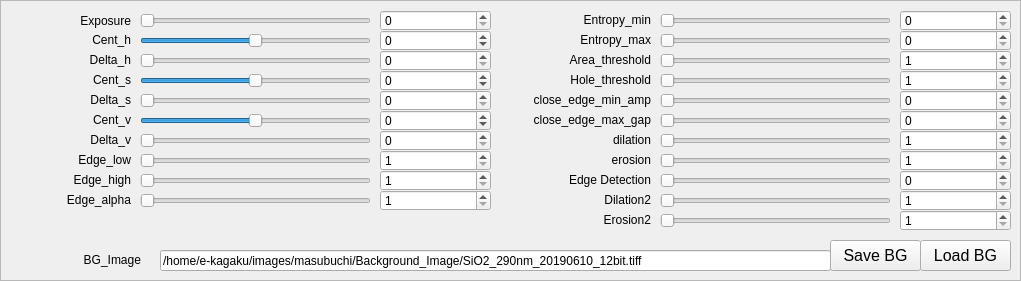
       <widget class="QFrame" name="frame">
        <property name="geometry">
         <rect>
          <x>10</x>
          <y>110</y>
          <width>1021</width>
          <height>281</height>
         </rect>
        </property>
        <property name="frameShape">
         <enum>QFrame::StyledPanel</enum>
        </property>
        <property name="frameShadow">
         <enum>QFrame::Raised</enum>
        </property>
        <widget class="QLabel" name="label_20">
         <property name="geometry">
          <rect>
           <x>10</x>
           <y>30</y>
           <width>121</width>
           <height>20</height>
          </rect>
         </property>
         <property name="text">
          <string>Cent_h</string>
         </property>
         <property name="alignment">
          <set>Qt::AlignRight|Qt::AlignTrailing|Qt::AlignVCenter</set>
         </property>
        </widget>
        <widget class="QSlider" name="horizontalSlider_CentS_RB">
         <property name="geometry">
          <rect>
           <x>140</x>
           <y>70</y>
           <width>231</width>
           <height>21</height>
          </rect>
         </property>
         <property name="minimum">
          <number>-4000</number>
         </property>
         <property name="maximum">
          <number>4000</number>
         </property>
         <property name="orientation">
          <enum>Qt::Horizontal</enum>
         </property>
        </widget>
        <widget class="QSpinBox" name="spinBox_AreaThresh_RB">
         <property name="geometry">
          <rect>
           <x>900</x>
           <y>50</y>
           <width>111</width>
           <height>21</height>
          </rect>
         </property>
         <property name="minimum">
          <number>1</number>
         </property>
         <property name="maximum">
          <number>50000</number>
         </property>
        </widget>
        <widget class="QSlider" name="horizontalSlider_EntropyMax_RB">
         <property name="geometry">
          <rect>
           <x>660</x>
           <y>30</y>
           <width>231</width>
           <height>21</height>
          </rect>
         </property>
         <property name="orientation">
          <enum>Qt::Horizontal</enum>
         </property>
        </widget>
        <widget class="QSlider" name="horizontalSlider_AreaThresh_RB">
         <property name="geometry">
          <rect>
           <x>660</x>
           <y>50</y>
           <width>231</width>
           <height>21</height>
          </rect>
         </property>
         <property name="minimum">
          <number>1</number>
         </property>
         <property name="maximum">
          <number>50000</number>
         </property>
         <property name="orientation">
          <enum>Qt::Horizontal</enum>
         </property>
        </widget>
        <widget class="QSlider" name="horizontalSlider_HoleThresh_RB">
         <property name="geometry">
          <rect>
           <x>660</x>
           <y>70</y>
           <width>231</width>
           <height>21</height>
          </rect>
         </property>
         <property name="minimum">
          <number>1</number>
         </property>
         <property name="maximum">
          <number>50000</number>
         </property>
         <property name="orientation">
          <enum>Qt::Horizontal</enum>
         </property>
        </widget>
        <widget class="QSpinBox" name="spinBox_EdgeLow_RB">
         <property name="geometry">
          <rect>
           <x>380</x>
           <y>150</y>
           <width>111</width>
           <height>21</height>
          </rect>
         </property>
         <property name="minimum">
          <number>1</number>
         </property>
        </widget>
        <widget class="QSpinBox" name="spinBox_EntropyMin_RB">
         <property name="geometry">
          <rect>
           <x>900</x>
           <y>10</y>
           <width>111</width>
           <height>21</height>
          </rect>
         </property>
         <property name="maximum">
          <number>1000</number>
         </property>
        </widget>
        <widget class="QSlider" name="horizontalSlider_DeltaV_RB">
         <property name="geometry">
          <rect>
           <x>140</x>
           <y>130</y>
           <width>231</width>
           <height>21</height>
          </rect>
         </property>
         <property name="minimum">
          <number>0</number>
         </property>
         <property name="maximum">
          <number>4000</number>
         </property>
         <property name="orientation">
          <enum>Qt::Horizontal</enum>
         </property>
        </widget>
        <widget class="QLabel" name="label_26">
         <property name="geometry">
          <rect>
           <x>10</x>
           <y>150</y>
           <width>121</width>
           <height>20</height>
          </rect>
         </property>
         <property name="text">
          <string>Edge_low</string>
         </property>
         <property name="alignment">
          <set>Qt::AlignRight|Qt::AlignTrailing|Qt::AlignVCenter</set>
         </property>
        </widget>
        <widget class="QSlider" name="horizontalSlider_EntropyMin_RB">
         <property name="geometry">
          <rect>
           <x>660</x>
           <y>10</y>
           <width>231</width>
           <height>21</height>
          </rect>
         </property>
         <property name="orientation">
          <enum>Qt::Horizontal</enum>
         </property>
        </widget>
        <widget class="QLabel" name="label_27">
         <property name="geometry">
          <rect>
           <x>10</x>
           <y>170</y>
           <width>121</width>
           <height>20</height>
          </rect>
         </property>
         <property name="text">
          <string>Edge_high</string>
         </property>
         <property name="alignment">
          <set>Qt::AlignRight|Qt::AlignTrailing|Qt::AlignVCenter</set>
         </property>
        </widget>
        <widget class="QLabel" name="label_29">
         <property name="geometry">
          <rect>
           <x>530</x>
           <y>30</y>
           <width>121</width>
           <height>20</height>
          </rect>
         </property>
         <property name="text">
          <string>Entropy_max</string>
         </property>
         <property name="alignment">
          <set>Qt::AlignRight|Qt::AlignTrailing|Qt::AlignVCenter</set>
         </property>
        </widget>
        <widget class="QSlider" name="horizontalSlider_CentV_RB">
         <property name="geometry">
          <rect>
           <x>140</x>
           <y>110</y>
           <width>231</width>
           <height>21</height>
          </rect>
         </property>
         <property name="minimum">
          <number>-4000</number>
         </property>
         <property name="maximum">
          <number>4000</number>
         </property>
         <property name="orientation">
          <enum>Qt::Horizontal</enum>
         </property>
        </widget>
        <widget class="QSpinBox" name="spinBox_CentS_RB">
         <property name="geometry">
          <rect>
           <x>380</x>
           <y>70</y>
           <width>111</width>
           <height>21</height>
          </rect>
         </property>
         <property name="minimum">
          <number>-4000</number>
         </property>
         <property name="maximum">
          <number>4000</number>
         </property>
        </widget>
        <widget class="QSpinBox" name="spinBox_EdgeHigh_RB">
         <property name="geometry">
          <rect>
           <x>380</x>
           <y>170</y>
           <width>111</width>
           <height>21</height>
          </rect>
         </property>
         <property name="minimum">
          <number>1</number>
         </property>
        </widget>
        <widget class="QSlider" name="horizontalSlider_Exposure_RB">
         <property name="geometry">
          <rect>
           <x>140</x>
           <y>10</y>
           <width>231</width>
           <height>21</height>
          </rect>
         </property>
         <property name="maximum">
          <number>10000</number>
         </property>
         <property name="orientation">
          <enum>Qt::Horizontal</enum>
         </property>
        </widget>
        <widget class="QLabel" name="label_28">
         <property name="geometry">
          <rect>
           <x>530</x>
           <y>10</y>
           <width>121</width>
           <height>20</height>
          </rect>
         </property>
         <property name="text">
          <string>Entropy_min</string>
         </property>
         <property name="alignment">
          <set>Qt::AlignRight|Qt::AlignTrailing|Qt::AlignVCenter</set>
         </property>
        </widget>
        <widget class="QLabel" name="label_30">
         <property name="geometry">
          <rect>
           <x>530</x>
           <y>50</y>
           <width>121</width>
           <height>20</height>
          </rect>
         </property>
         <property name="text">
          <string>Area_threshold</string>
         </property>
         <property name="alignment">
          <set>Qt::AlignRight|Qt::AlignTrailing|Qt::AlignVCenter</set>
         </property>
        </widget>
        <widget class="QSpinBox" name="spinBox_CentH_RB">
         <property name="geometry">
          <rect>
           <x>380</x>
           <y>30</y>
           <width>111</width>
           <height>21</height>
          </rect>
         </property>
         <property name="minimum">
          <number>-4000</number>
         </property>
         <property name="maximum">
          <number>4000</number>
         </property>
        </widget>
        <widget class="QSlider" name="horizontalSlider_EdgeLow_RB">
         <property name="geometry">
          <rect>
           <x>140</x>
           <y>150</y>
           <width>231</width>
           <height>21</height>
          </rect>
         </property>
         <property name="minimum">
          <number>1</number>
         </property>
         <property name="orientation">
          <enum>Qt::Horizontal</enum>
         </property>
        </widget>
        <widget class="QSlider" name="horizontalSlider_EdgeHigh_RB">
         <property name="geometry">
          <rect>
           <x>140</x>
           <y>170</y>
           <width>231</width>
           <height>21</height>
          </rect>
         </property>
         <property name="minimum">
          <number>1</number>
         </property>
         <property name="orientation">
          <enum>Qt::Horizontal</enum>
         </property>
        </widget>
        <widget class="QSpinBox" name="spinBox_DeltaH_RB">
         <property name="geometry">
          <rect>
           <x>380</x>
           <y>50</y>
           <width>111</width>
           <height>21</height>
          </rect>
         </property>
         <property name="minimum">
          <number>0</number>
         </property>
         <property name="maximum">
          <number>4000</number>
         </property>
        </widget>
        <widget class="QLabel" name="label_19">
         <property name="geometry">
          <rect>
           <x>10</x>
           <y>11</y>
           <width>121</width>
           <height>20</height>
          </rect>
         </property>
         <property name="text">
          <string>Exposure</string>
         </property>
         <property name="alignment">
          <set>Qt::AlignRight|Qt::AlignTrailing|Qt::AlignVCenter</set>
         </property>
        </widget>
        <widget class="QSlider" name="horizontalSlider_DeltaH_RB">
         <property name="geometry">
          <rect>
           <x>140</x>
           <y>50</y>
           <width>231</width>
           <height>21</height>
          </rect>
         </property>
         <property name="minimum">
          <number>0</number>
         </property>
         <property name="maximum">
          <number>4000</number>
         </property>
         <property name="orientation">
          <enum>Qt::Horizontal</enum>
         </property>
        </widget>
        <widget class="QLabel" name="label_24">
         <property name="geometry">
          <rect>
           <x>10</x>
           <y>110</y>
           <width>121</width>
           <height>20</height>
          </rect>
         </property>
         <property name="text">
          <string>Cent_v</string>
         </property>
         <property name="alignment">
          <set>Qt::AlignRight|Qt::AlignTrailing|Qt::AlignVCenter</set>
         </property>
        </widget>
        <widget class="QLabel" name="label_22">
         <property name="geometry">
          <rect>
           <x>10</x>
           <y>70</y>
           <width>121</width>
           <height>20</height>
          </rect>
         </property>
         <property name="text">
          <string>Cent_s</string>
         </property>
         <property name="alignment">
          <set>Qt::AlignRight|Qt::AlignTrailing|Qt::AlignVCenter</set>
         </property>
        </widget>
        <widget class="QSlider" name="horizontalSlider_DeltaS_RB">
         <property name="geometry">
          <rect>
           <x>140</x>
           <y>90</y>
           <width>231</width>
           <height>21</height>
          </rect>
         </property>
         <property name="minimum">
          <number>0</number>
         </property>
         <property name="maximum">
          <number>4000</number>
         </property>
         <property name="orientation">
          <enum>Qt::Horizontal</enum>
         </property>
        </widget>
        <widget class="QSpinBox" name="spinBox_Exposure_RB">
         <property name="geometry">
          <rect>
           <x>380</x>
           <y>10</y>
           <width>111</width>
           <height>21</height>
          </rect>
         </property>
         <property name="maximum">
          <number>10000</number>
         </property>
        </widget>
        <widget class="QLabel" name="label_23">
         <property name="geometry">
          <rect>
           <x>10</x>
           <y>90</y>
           <width>121</width>
           <height>20</height>
          </rect>
         </property>
         <property name="text">
          <string>Delta_s</string>
         </property>
         <property name="alignment">
          <set>Qt::AlignRight|Qt::AlignTrailing|Qt::AlignVCenter</set>
         </property>
        </widget>
        <widget class="QSlider" name="horizontalSlider_CentH_RB">
         <property name="geometry">
          <rect>
           <x>140</x>
           <y>30</y>
           <width>231</width>
           <height>21</height>
          </rect>
         </property>
         <property name="minimum">
          <number>-4000</number>
         </property>
         <property name="maximum">
          <number>4000</number>
         </property>
         <property name="orientation">
          <enum>Qt::Horizontal</enum>
         </property>
        </widget>
        <widget class="QLabel" name="label_31">
         <property name="geometry">
          <rect>
           <x>530</x>
           <y>70</y>
           <width>121</width>
           <height>20</height>
          </rect>
         </property>
         <property name="text">
          <string>Hole_threshold</string>
         </property>
         <property name="alignment">
          <set>Qt::AlignRight|Qt::AlignTrailing|Qt::AlignVCenter</set>
         </property>
        </widget>
        <widget class="QLabel" name="label_21">
         <property name="geometry">
          <rect>
           <x>10</x>
           <y>50</y>
           <width>121</width>
           <height>20</height>
          </rect>
         </property>
         <property name="text">
          <string>Delta_h</string>
         </property>
         <property name="alignment">
          <set>Qt::AlignRight|Qt::AlignTrailing|Qt::AlignVCenter</set>
         </property>
        </widget>
        <widget class="QLabel" name="label_25">
         <property name="geometry">
          <rect>
           <x>10</x>
           <y>130</y>
           <width>121</width>
           <height>20</height>
          </rect>
         </property>
         <property name="text">
          <string>Delta_v</string>
         </property>
         <property name="alignment">
          <set>Qt::AlignRight|Qt::AlignTrailing|Qt::AlignVCenter</set>
         </property>
        </widget>
        <widget class="QSpinBox" name="spinBox_CentV_RB">
         <property name="geometry">
          <rect>
           <x>380</x>
           <y>110</y>
           <width>111</width>
           <height>21</height>
          </rect>
         </property>
         <property name="minimum">
          <number>-4000</number>
         </property>
         <property name="maximum">
          <number>4000</number>
         </property>
        </widget>
        <widget class="QSpinBox" name="spinBox_EntropyMax_RB">
         <property name="geometry">
          <rect>
           <x>900</x>
           <y>30</y>
           <width>111</width>
           <height>21</height>
          </rect>
         </property>
        </widget>
        <widget class="QSpinBox" name="spinBox_DeltaV_RB">
         <property name="geometry">
          <rect>
           <x>380</x>
           <y>130</y>
           <width>111</width>
           <height>21</height>
          </rect>
         </property>
         <property name="maximum">
          <number>4000</number>
         </property>
        </widget>
        <widget class="QSpinBox" name="spinBox_DeltaS_RB">
         <property name="geometry">
          <rect>
           <x>380</x>
           <y>90</y>
           <width>111</width>
           <height>21</height>
          </rect>
         </property>
         <property name="minimum">
          <number>0</number>
         </property>
         <property name="maximum">
          <number>4000</number>
         </property>
        </widget>
        <widget class="QSpinBox" name="spinBox_HoleThresh_RB">
         <property name="geometry">
          <rect>
           <x>900</x>
           <y>70</y>
           <width>111</width>
           <height>21</height>
          </rect>
         </property>
         <property name="minimum">
          <number>1</number>
         </property>
         <property name="maximum">
          <number>50000</number>
         </property>
        </widget>
        <widget class="QLabel" name="label_32">
         <property name="geometry">
          <rect>
           <x>20</x>
           <y>250</y>
           <width>121</width>
           <height>20</height>
          </rect>
         </property>
         <property name="text">
          <string>BG_Image</string>
         </property>
         <property name="alignment">
          <set>Qt::AlignRight|Qt::AlignTrailing|Qt::AlignVCenter</set>
         </property>
        </widget>
        <widget class="QLineEdit" name="lineEdit_BGImage">
         <property name="geometry">
          <rect>
           <x>160</x>
           <y>250</y>
           <width>671</width>
           <height>21</height>
          </rect>
         </property>
         <property name="text">
          <string>/home/e-kagaku/images/masubuchi/Background_Image/SiO2_290nm_20190610_12bit.tiff</string>
         </property>
         <property name="readOnly">
          <bool>true</bool>
         </property>
        </widget>
        <widget class="QToolButton" name="Button_SaveBG_RB">
         <property name="geometry">
          <rect>
           <x>830</x>
           <y>240</y>
           <width>91</width>
           <height>31</height>
          </rect>
         </property>
         <property name="font">
          <font>
           <pointsize>12</pointsize>
           <weight>50</weight>
           <bold>false</bold>
          </font>
         </property>
         <property name="text">
          <string>Save BG</string>
         </property>
         <property name="toolButtonStyle">
          <enum>Qt::ToolButtonTextBesideIcon</enum>
         </property>
        </widget>
        <widget class="QSpinBox" name="spinBox_EdgeAlpha_RB">
         <property name="geometry">
          <rect>
           <x>380</x>
           <y>190</y>
           <width>111</width>
           <height>21</height>
          </rect>
         </property>
         <property name="minimum">
          <number>1</number>
         </property>
        </widget>
        <widget class="QLabel" name="label_34">
         <property name="geometry">
          <rect>
           <x>10</x>
           <y>190</y>
           <width>121</width>
           <height>20</height>
          </rect>
         </property>
         <property name="text">
          <string>Edge_alpha</string>
         </property>
         <property name="alignment">
          <set>Qt::AlignRight|Qt::AlignTrailing|Qt::AlignVCenter</set>
         </property>
        </widget>
        <widget class="QSlider" name="horizontalSlider_EdgeAlpha_RB">
         <property name="geometry">
          <rect>
           <x>140</x>
           <y>190</y>
           <width>231</width>
           <height>21</height>
          </rect>
         </property>
         <property name="minimum">
          <number>1</number>
         </property>
         <property name="orientation">
          <enum>Qt::Horizontal</enum>
         </property>
        </widget>
        <widget class="QSlider" name="horizontalSlider_Dilation_RB">
         <property name="geometry">
          <rect>
           <x>660</x>
           <y>130</y>
           <width>231</width>
           <height>21</height>
          </rect>
         </property>
         <property name="minimum">
          <number>1</number>
         </property>
         <property name="orientation">
          <enum>Qt::Horizontal</enum>
         </property>
        </widget>
        <widget class="QSlider" name="horizontalSlider_CloseEdgeMinAmp_RB">
         <property name="geometry">
          <rect>
           <x>660</x>
           <y>90</y>
           <width>231</width>
           <height>21</height>
          </rect>
         </property>
         <property name="orientation">
          <enum>Qt::Horizontal</enum>
         </property>
        </widget>
        <widget class="QSlider" name="horizontalSlider_Erosion_RB">
         <property name="geometry">
          <rect>
           <x>660</x>
           <y>150</y>
           <width>231</width>
           <height>21</height>
          </rect>
         </property>
         <property name="minimum">
          <number>1</number>
         </property>
         <property name="orientation">
          <enum>Qt::Horizontal</enum>
         </property>
        </widget>
        <widget class="QSlider" name="horizontalSlider_CloseEdgeMaxGap_RB">
         <property name="geometry">
          <rect>
           <x>660</x>
           <y>110</y>
           <width>231</width>
           <height>21</height>
          </rect>
         </property>
         <property name="orientation">
          <enum>Qt::Horizontal</enum>
         </property>
        </widget>
        <widget class="QLabel" name="label_35">
         <property name="geometry">
          <rect>
           <x>530</x>
           <y>150</y>
           <width>121</width>
           <height>20</height>
          </rect>
         </property>
         <property name="text">
          <string>erosion</string>
         </property>
         <property name="alignment">
          <set>Qt::AlignRight|Qt::AlignTrailing|Qt::AlignVCenter</set>
         </property>
        </widget>
        <widget class="QLabel" name="label_36">
         <property name="geometry">
          <rect>
           <x>490</x>
           <y>90</y>
           <width>161</width>
           <height>20</height>
          </rect>
         </property>
         <property name="text">
          <string>close_edge_min_amp</string>
         </property>
         <property name="alignment">
          <set>Qt::AlignRight|Qt::AlignTrailing|Qt::AlignVCenter</set>
         </property>
        </widget>
        <widget class="QLabel" name="label_37">
         <property name="geometry">
          <rect>
           <x>490</x>
           <y>110</y>
           <width>161</width>
           <height>20</height>
          </rect>
         </property>
         <property name="text">
          <string>close_edge_max_gap</string>
         </property>
         <property name="alignment">
          <set>Qt::AlignRight|Qt::AlignTrailing|Qt::AlignVCenter</set>
         </property>
        </widget>
        <widget class="QLabel" name="label_38">
         <property name="geometry">
          <rect>
           <x>530</x>
           <y>130</y>
           <width>121</width>
           <height>20</height>
          </rect>
         </property>
         <property name="text">
          <string>dilation</string>
         </property>
         <property name="alignment">
          <set>Qt::AlignRight|Qt::AlignTrailing|Qt::AlignVCenter</set>
         </property>
        </widget>
        <widget class="QSpinBox" name="spinBox_CloseEdgeMaxGap_RB">
         <property name="geometry">
          <rect>
           <x>900</x>
           <y>110</y>
           <width>111</width>
           <height>21</height>
          </rect>
         </property>
        </widget>
        <widget class="QSpinBox" name="spinBox_CloseEdgeMinAmp_RB">
         <property name="geometry">
          <rect>
           <x>900</x>
           <y>90</y>
           <width>111</width>
           <height>21</height>
          </rect>
         </property>
        </widget>
        <widget class="QSpinBox" name="spinBox_Dilation_RB">
         <property name="geometry">
          <rect>
           <x>900</x>
           <y>130</y>
           <width>111</width>
           <height>21</height>
          </rect>
         </property>
         <property name="minimum">
          <number>1</number>
         </property>
        </widget>
        <widget class="QSpinBox" name="spinBox_Erosion_RB">
         <property name="geometry">
          <rect>
           <x>900</x>
           <y>150</y>
           <width>111</width>
           <height>21</height>
          </rect>
         </property>
         <property name="minimum">
          <number>1</number>
         </property>
        </widget>
        <widget class="QToolButton" name="Button_LoadBG_RB">
         <property name="geometry">
          <rect>
           <x>920</x>
           <y>240</y>
           <width>91</width>
           <height>31</height>
          </rect>
         </property>
         <property name="font">
          <font>
           <pointsize>12</pointsize>
           <weight>50</weight>
           <bold>false</bold>
          </font>
         </property>
         <property name="text">
          <string>Load BG</string>
         </property>
         <property name="toolButtonStyle">
          <enum>Qt::ToolButtonTextBesideIcon</enum>
         </property>
        </widget>
        <widget class="QLabel" name="label_39">
         <property name="geometry">
          <rect>
           <x>530</x>
           <y>170</y>
           <width>121</width>
           <height>20</height>
          </rect>
         </property>
         <property name="text">
          <string>Edge Detection</string>
         </property>
         <property name="alignment">
          <set>Qt::AlignRight|Qt::AlignTrailing|Qt::AlignVCenter</set>
         </property>
        </widget>
        <widget class="QSlider" name="horizontalSlider_EdgeDetect_RB">
         <property name="geometry">
          <rect>
           <x>660</x>
           <y>170</y>
           <width>231</width>
           <height>21</height>
          </rect>
         </property>
         <property name="minimum">
          <number>0</number>
         </property>
         <property name="maximum">
          <number>1</number>
         </property>
         <property name="orientation">
          <enum>Qt::Horizontal</enum>
         </property>
        </widget>
        <widget class="QSpinBox" name="spinBox_EdgeDetect_RB">
         <property name="geometry">
          <rect>
           <x>900</x>
           <y>170</y>
           <width>111</width>
           <height>21</height>
          </rect>
         </property>
         <property name="minimum">
          <number>0</number>
         </property>
         <property name="maximum">
          <number>1</number>
         </property>
        </widget>
        <widget class="QSlider" name="horizontalSlider_Dilation2_RB">
         <property name="geometry">
          <rect>
           <x>660</x>
           <y>190</y>
           <width>231</width>
           <height>21</height>
          </rect>
         </property>
         <property name="minimum">
          <number>1</number>
         </property>
         <property name="orientation">
          <enum>Qt::Horizontal</enum>
         </property>
        </widget>
        <widget class="QSpinBox" name="spinBox_Dilation2_RB">
         <property name="geometry">
          <rect>
           <x>900</x>
           <y>190</y>
           <width>111</width>
           <height>21</height>
          </rect>
         </property>
         <property name="minimum">
          <number>1</number>
         </property>
        </widget>
        <widget class="QLabel" name="label_40">
         <property name="geometry">
          <rect>
           <x>530</x>
           <y>190</y>
           <width>121</width>
           <height>20</height>
          </rect>
         </property>
         <property name="text">
          <string>Dilation2</string>
         </property>
         <property name="alignment">
          <set>Qt::AlignRight|Qt::AlignTrailing|Qt::AlignVCenter</set>
         </property>
        </widget>
        <widget class="QLabel" name="label_41">
         <property name="geometry">
          <rect>
           <x>530</x>
           <y>210</y>
           <width>121</width>
           <height>20</height>
          </rect>
         </property>
         <property name="text">
          <string>Erosion2</string>
         </property>
         <property name="alignment">
          <set>Qt::AlignRight|Qt::AlignTrailing|Qt::AlignVCenter</set>
         </property>
        </widget>
        <widget class="QSlider" name="horizontalSlider_Erosion2_RB">
         <property name="geometry">
          <rect>
           <x>660</x>
           <y>210</y>
           <width>231</width>
           <height>21</height>
          </rect>
         </property>
         <property name="minimum">
          <number>1</number>
         </property>
         <property name="orientation">
          <enum>Qt::Horizontal</enum>
         </property>
        </widget>
        <widget class="QSpinBox" name="spinBox_Erosion2_RB">
         <property name="geometry">
          <rect>
           <x>900</x>
           <y>210</y>
           <width>111</width>
           <height>21</height>
          </rect>
         </property>
         <property name="minimum">
          <number>1</number>
         </property>
        </widget>
       </widget>
